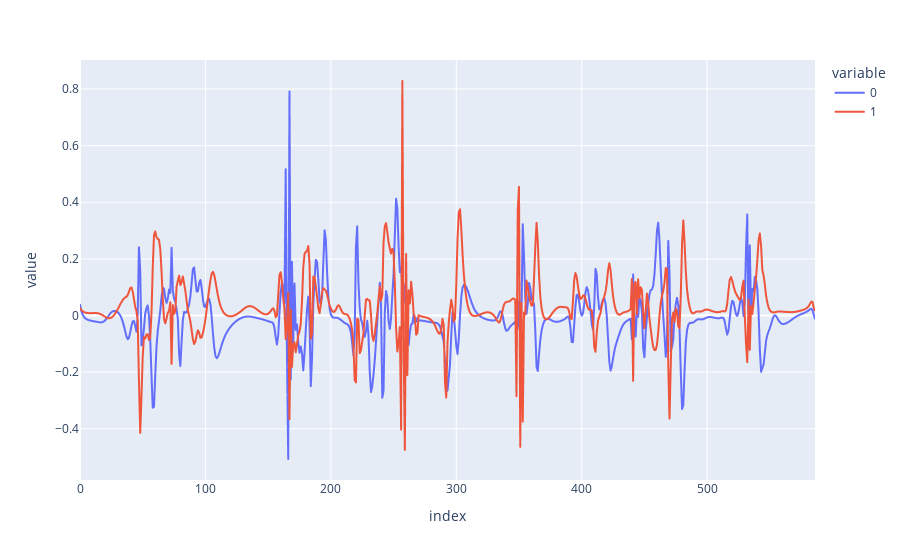

Notebook cell for this chart:
### Code cell
px.line(y-y_pred.cpu().detach().numpy())

### Figure 1 — Plotly figure (JSON) as saved in the notebook; plotly's stock layout.template omitted (floating-point values rounded to 4 significant figures; data arrays with more than 128 entries replaced by an {"elided": "..."} marker saying what was removed)
{"data": [{"hovertemplate": "variable=0<br>index=%{x}<br>value=%{y}<extra></extra>", "legendgroup": "0", "line": {"color": "#636efa", "dash": "solid"}, "marker": {"symbol": "circle"}, "mode": "lines", "name": "0", "showlegend": true, "type": "scattergl", "x": {"elided": "587 int values"}, "xaxis": "x", "y": {"elided": "587 float values"}, "yaxis": "y"}, {"hovertemplate": "variable=1<br>index=%{x}<br>value=%{y}<extra></extra>", "legendgroup": "1", "line": {"color": "#EF553B", "dash": "solid"}, "marker": {"symbol": "circle"}, "mode": "lines", "name": "1", "showlegend": true, "type": "scattergl", "x": {"elided": "587 int values"}, "xaxis": "x", "y": {"elided": "587 float values"}, "yaxis": "y"}], "layout": {"legend": {"title": {"text": "variable"}, "tracegroupgap": 0}, "margin": {"t": 60}, "xaxis": {"anchor": "y", "domain": [0, 1], "title": {"text": "index"}}, "yaxis": {"anchor": "x", "domain": [0, 1], "title": {"text": "value"}}}}
